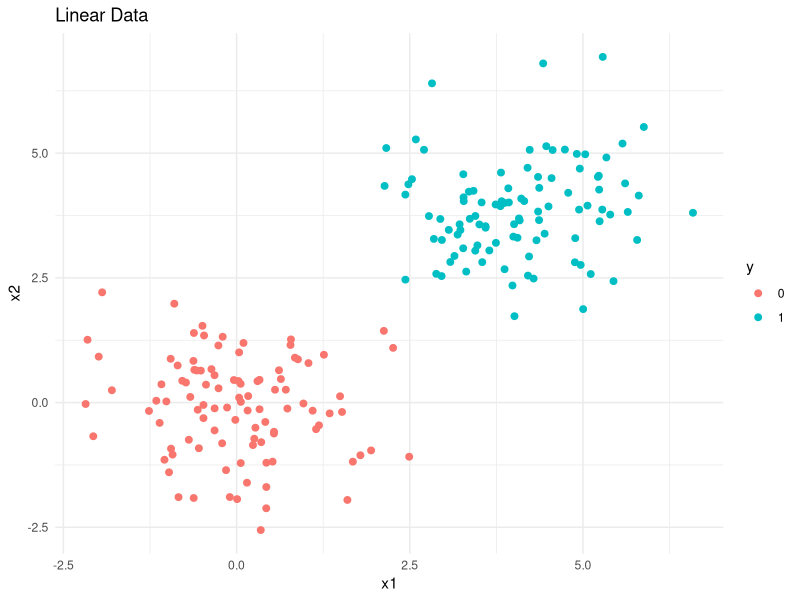
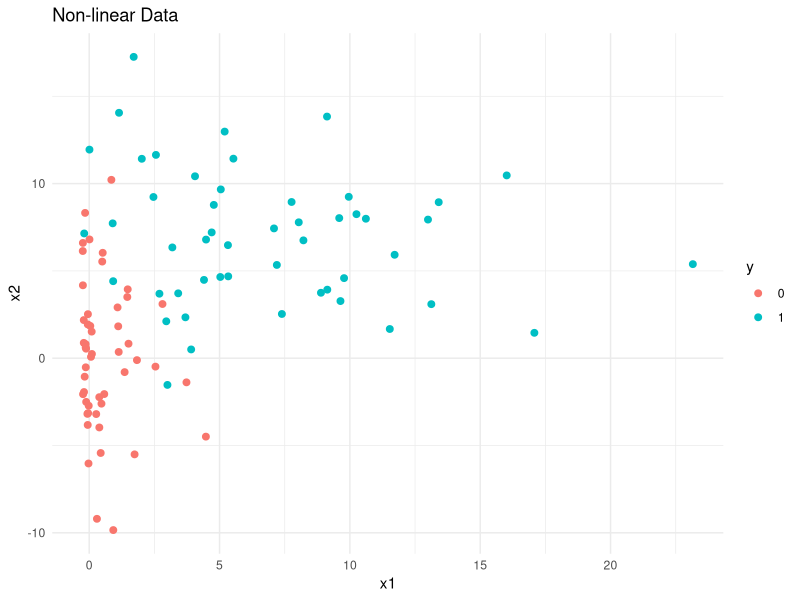

Source code (R) for these figures, in order: (Note: this script raises an error after producing the figures.)
library(e1071)
library(ggplot2)
# zu verschiedenen Graden linear separable Daten

generate_linear_data <- function(n, p, mean1, mean2, sd1, sd2) {
  X <- data.frame(matrix(nrow = n, ncol = p))
  y <- as.factor(c(rep(0, n/2), rep(1, n/2)))
  
  for (i in 1:p) {
    X[,i] <- c(rnorm(n/2, mean = mean1, sd = sd1), rnorm(n/2, mean = mean2, sd = sd2))
  }
  
  cbind(y, X)
}

linear_data <- generate_linear_data(200, 10, 0, 4, 1, 1)

# plotte ersten beiden Variablen

ggplot(linear_data, aes(x = X1, y = X2, color = y)) +
  geom_point(size = 2) +
  labs(title = "Linear Data", x = "x1", y = "x2") +
  theme_minimal()


# nichtlineare Daten generieren

generate_nonlinear_data <- function(n, p, mean1, mean2, sd1, sd2) {
  X <- data.frame(matrix(nrow = n, ncol = p))
  y <- as.factor(c(rep(0, n/2), rep(1, n/2)))
  
  for (i in 1:p) {
    X[, i] <- c(rnorm(n/2, mean = mean1, sd = sd1), rnorm(n/2, mean = mean2, sd = sd2))
    if (i %% 2 == 0) {
      X[, i] <- X[, i] + X[, i] * 3
    } else {
      X[, i] <- X[, i] + X[, i] ^ 2
    }
  }
  
  cbind(y, X)
}

nonlinear_data <- generate_nonlinear_data(100, 4, 0, 2, 1, 1)

# plotte ersten beiden Variablen

ggplot(nonlinear_data, aes(x = X1, y = X2, color = y)) +
  geom_point(size = 2) +
  labs(title = "Non-linear Data", x = "x1", y = "x2") +
  theme_minimal()


####################### nichtlineare Daten, für Radial #######################

# Funktion zur Erzeugung des Datensatzes
generate_nonlinear_separable_data <- function(n, p) {
  theta <- runif(n, 0, 2 * pi)
  r1 <- 1 + 0.1 * rnorm(n / 2)
  r2 <- 2 + 0.1 * rnorm(n / 2)
  
  X <- data.frame(matrix(nrow = n, ncol = p))
  
  for (i in 1:p) {
    if (i %% 2 != 0) {
      X[,i] <- c(r1 * cos(theta[1:(n / 2)]), r2 * cos(theta[(n / 2 + 1):n]))
    } else {
      X[,i] <- c(r1 * sin(theta[1:(n / 2)]), r2 * sin(theta[(n / 2 + 1):n]))
    }
    colnames(X)[i] <- paste0('x', i)
  }
  
  y <- as.factor(c(rep(0, n / 2), rep(1, n / 2)))
  
  cbind(y, X)
}

# kreiere Datensatz
data <- generate_nonlinear_separable_data(100, 6)
testdata <- generate_nonlinear_separable_data(100, 6)

# Plotte die ersten beiden Variablen
ggplot(data$X, aes(x = x1, y = x2, color = data$y)) +
  geom_point(size = 2) +
  labs(title = "Non-linear but Well-Separable Data", x = "x1", y = "x2") +
  theme_minimal()

#hyperparameter tuning
set.seed(1)
tune_linear <- tune(svm,
                    y ~ .,
                    data = data,
                    kernel = "linear",
                    ranges = list(cost = c(0.001, 0.01, 0.1, 1, 5, 10, 100)))
tune_radial <- tune(
  svm,
  y ~ .,
  data = data,
  kernel = "radial",
  ranges = list(
    cost = c(0.001, 0.01, 0.1, 1, 5, 10, 100),
    gamma = c(0.001, 0.01, 0.1, 1, 5, 10, 100)
  )
)

#bestes model finden
summary(tune_linear)
tune_linear$best.parameters
summary(tune_radial)
tune_radial$best.parameters

# Modelle mit besten Parametern erstellen
model_linear <- svm(y ~ ., data = data, kernel = "linear", cost = 0.1)
model_radial <- svm(y ~ ., data = data, kernel = "radial", cost = 10, gamma = 0.01)

# auf Testdaten anwenden
prediction_linear <- predict(model_linear, testdata)
prediction_radial <- predict(model_radial, testdata)

# Accuracy
confusion_matrix_linear <- table(prediction_linear, testdata$y)
sum(diag(confusion_matrix_linear))/sum(confusion_matrix_linear)

confusion_matrix_radial <- table(prediction_radial, testdata$y)
sum(diag(confusion_matrix_radial))/sum(confusion_matrix_radial)
